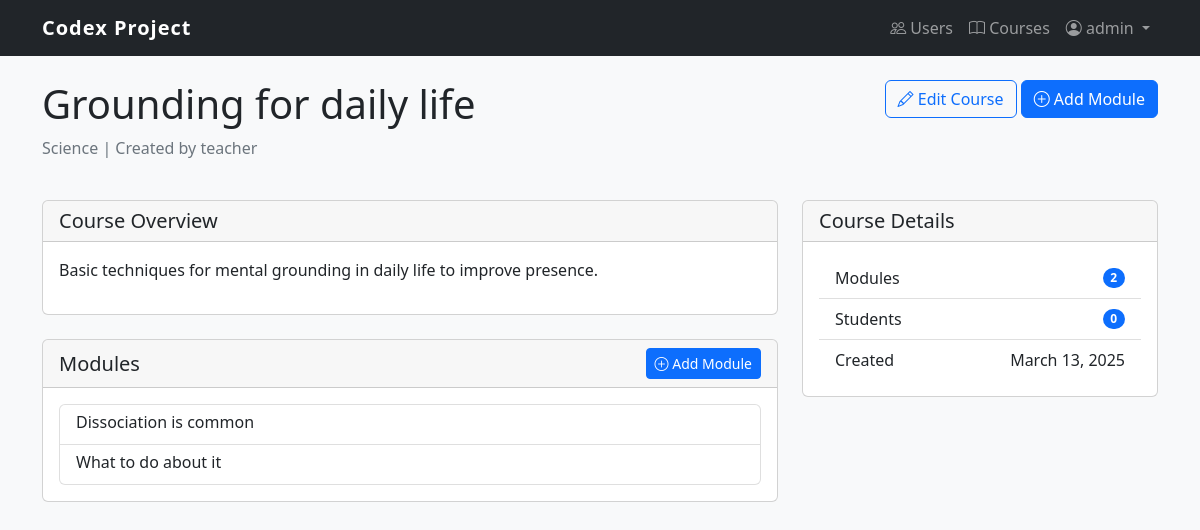
Page /content/course/grounding-for-daily-life/ (signed in) on the committed database.
### user_management/models.py (models this page shows, shortened)
class User(AbstractUser):
    USER = 'USER'
    TEACHER = 'TEACHER'
    ADMIN = 'ADMIN'
    ROLE_CHOICES = [
        (USER, 'User'),
        (TEACHER, 'Teacher'),
        (ADMIN, 'Admin'),
    ]
    role = models.CharField(max_length=10, choices=ROLE_CHOICES, default=USER)
    def is_teacher(self):
        return self.role == self.TEACHER
    def is_administrator(self):
        return self.role == self.ADMIN

### content_management/models.py (models this page shows, shortened)
class Course(models.Model):
    title = models.CharField(max_length=200)
    slug = models.SlugField(max_length=200, unique=True)
    overview = models.TextField()
    created = models.DateTimeField(auto_now_add=True)
    subject = models.ForeignKey(Subject, related_name='courses', on_delete=models.CASCADE)
    owner = models.ForeignKey(settings.AUTH_USER_MODEL,
                             related_name='courses_created',
                             on_delete=models.CASCADE)
    students = models.ManyToManyField(settings.AUTH_USER_MODEL,
                                     related_name='courses_enrolled',
                                     blank=True)
    class Meta:
        ordering = ['-created']

class Subject(models.Model):
    title = models.CharField(max_length=200)
    slug = models.SlugField(max_length=200, unique=True)
    description = models.TextField(blank=True)
    class Meta:
        ordering = ['title']

class Module(models.Model):
    course = models.ForeignKey(Course, related_name='modules', on_delete=models.CASCADE)
    title = models.CharField(max_length=200)
    description = models.TextField(blank=True)
    order = models.PositiveIntegerField(default=0)
    class Meta:
        ordering = ['order']

### content_management/views.py (the view, shortened to what this page needs)
# urls.py: path('course/<slug:slug>/', views.CourseDetailView.as_view(), name='course_detail'),
class CourseDetailView(LoginRequiredMixin, DetailView):
    model = Course
    template_name = 'content_management/course_detail.html'
    def dispatch(self, request, *args, **kwargs):
        course = self.get_object()
        if not (request.user.is_administrator() or
                request.user == course.owner or
                course.students.filter(id=request.user.id).exists()):
            messages.error(request, "You don't have access to this course.")
            return redirect('content_management:course_list')
        return super().dispatch(request, *args, **kwargs)
    def get_context_data(self, **kwargs):
        context = super().get_context_data(**kwargs)
        if self.request.user == self.object.owner or self.request.user.is_administrator():
            context['is_instructor'] = True
        return context

### content_management/templates/content_management/course_detail.html (shortened to what this page needs)
{% extends 'content_management/base.html' %}
{% block content_management %}
    <div class="row mb-4">
        <div class="col-md-8">
            <h1>{{ course.title }}</h1>
            <p class="text-muted">{{ course.subject.title }} | Created by {{ course.owner.username }}</p>
        </div>
        <div class="col-md-4 text-end">
            {% if is_instructor %}
                <a href="{% url 'content_management:course_update' course.slug %}" class="btn btn-outline-primary">
                    <i class="bi bi-pencil"></i> Edit Course
                </a>
                <a href="{% url 'content_management:module_create' course_slug=course.slug %}" class="btn btn-primary">
                    <i class="bi bi-plus-circle"></i> Add Module
                </a>
            {% endif %}
        </div>
    </div>
    <div class="row">
        <div class="col-md-8">
            <div class="card mb-4">
                <div class="card-header">
                    <h5 class="mb-0">Course Overview</h5>
                </div>
                <div class="card-body">
                    <p>{{ course.overview }}</p>
                </div>
            </div>
            <div class="card">
                <div class="card-header d-flex justify-content-between align-items-center">
                    <h5 class="mb-0">Modules</h5>
                    {% if is_instructor %}
                        <a href="{% url 'content_management:module_create' course_slug=course.slug %}" class="btn btn-sm btn-primary">
                            <i class="bi bi-plus-circle"></i> Add Module
                        </a>
                    {% endif %}
                </div>
                <div class="card-body">
                    {% if course.modules.all %}
                        <div class="list-group">
                            {% for module in course.modules.all %}
                                <a href="{% url 'content_management:module_detail' module.id %}" class="list-group-item list-group-item-action d-flex justify-content-between align-items-center">
                                    <div>
                                        <h6 class="mb-1">{{ module.title }}</h6>
                                    </div>
                                </a>
                            {% endfor %}
                        </div>
                    {% endif %}
                </div>
            </div>
        </div>
        <div class="col-md-4">
            <div class="card mb-4">
                <div class="card-header">
                    <h5 class="mb-0">Course Details</h5>
                </div>
                <div class="card-body">
                    <ul class="list-group list-group-flush">
                        <li class="list-group-item d-flex justify-content-between align-items-center">
                            Modules
                            <span class="badge bg-primary rounded-pill">{{ course.modules.count }}</span>
                        </li>
                        <li class="list-group-item d-flex justify-content-between align-items-center">
                            Students
                            <span class="badge bg-primary rounded-pill">{{ course.students.count }}</span>
                        </li>
                        <li class="list-group-item">
                            Created
                            <span class="float-end">{{ course.created|date:"F j, Y" }}</span>
                        </li>
                    </ul>
                </div>
            </div>
        </div>
    </div>
{% endblock %}

### user_management/templates/user_management/base.html (shortened to what this page needs)
<!DOCTYPE html>
<html lang="en">
<head>
    <link href="https://cdn.jsdelivr.net/npm/bootstrap@5.2.3/dist/css/bootstrap.min.css" rel="stylesheet">
    <link rel="stylesheet" href="https://cdn.jsdelivr.net/npm/bootstrap-icons@1.10.0/font/bootstrap-icons.css">
</head>
<body>
    <nav class="navbar navbar-expand-lg navbar-dark bg-dark">
        <div class="container">
            <a class="navbar-brand" href="{% url 'user_management:dashboard' %}">Codex Project</a>
            <div class="collapse navbar-collapse" id="navbarNav">
                <ul class="navbar-nav ms-auto">
                    {% if user.is_authenticated %}
                        {% if user.is_administrator %}
                            <li class="nav-item">
                                <a class="nav-link" href="{% url 'user_management:user_management' %}">
                                    <i class="bi bi-people"></i> Users
                                </a>
                            </li>
                        {% endif %}
                        <li class="nav-item">
                            <a class="nav-link" href="{% url 'content_management:course_list' %}">
                                <i class="bi bi-book"></i> Courses
                            </a>
                        </li>
                        <li class="nav-item dropdown">
                            <a class="nav-link dropdown-toggle" href="#" id="navbarDropdown" role="button"
                               data-bs-toggle="dropdown" aria-expanded="false">
                                <i class="bi bi-person-circle"></i> {{ user.username }}
                            </a>
                        </li>
                    {% endif %}
                </ul>
            </div>
        </div>
    </nav>
    {% block content %}{% endblock %}
</body>
</html>

### user_management/templates/user_management/base.html (style rules this page uses)
body { font-family: 'Segoe UI', Tahoma, Geneva, Verdana, sans-serif; background-color: #f8f9fa; }
.navbar-brand { font-weight: bold; letter-spacing: 1px; }

### rows in the picture
User: username "admin"
Course: title "Grounding for daily life", subject "Science", owner.username "teacher", overview "Basic techniques for mental grounding in daily life to improve presence.", modules.count "2", students.count "0", created "March 13, 2025"
Module: title "Dissociation is common"
Module: title "What to do about it"
